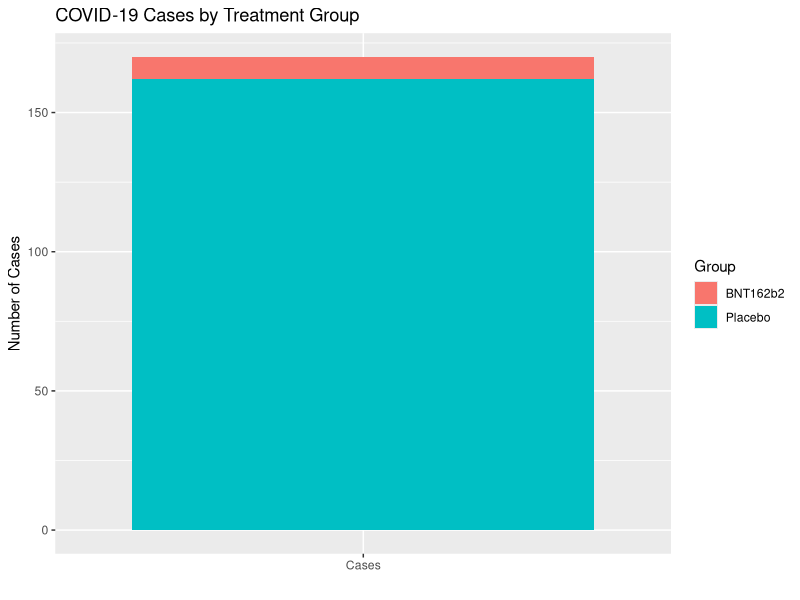

R code for this plot:
## ---- chunk 1
#Use this code chunk to include libraries, and set global options.
## ---- chunk 2
library(knitr)
library(ggplot2)

#data table
vaccine_table <- data.frame( Group = c("BNT162b2", "Placebo", "Total"), Cases = c(8, 162, 170), Sample_size = c(17411, 17511, 34922))

kable(vaccine_table, caption = "Table 1: Vaccine Efficacy against Covid-19 at least 7 days after second dose in patients without evidence of infection")

# summary stats table
summary_table <- data.frame( Statistic = c( "$\\hat{\\pi}_v$ (vaccine infection probability)", "$\\hat{\\pi}_p$ (placebo infection probability)", "$RR$ (relative risk)", "$\\psi$ (vaccine efficacy)"),
  Formula = c("$8/17411$", "$162/17511$", "$\\hat{\\pi}_v/\\hat{\\pi}_p$", "$1 - \\hat{\\pi}_v/\\hat{\\pi}_p$"),
  Estimate = c(8/17411, 162/17511, (8/17411)/(162/17511), 1 - (8/17411)/(162/17511)))

kable(summary_table, caption = "Estimated Risk and Vaccine Efficacy", digits = 6)

cases <- data.frame( Group = c("BNT162b2", "Placebo"), Cases = c(8, 162) ) 
ggplot(cases, aes(x = "Cases", y = Cases, fill = Group)) + geom_bar(stat = "identity") + labs(x = "", y = "Number of Cases", title= "COVID-19 Cases by Treatment Group")
